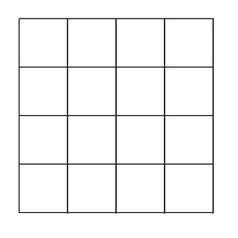
#> input picture standart.png, 238 x 238 px
$ jupyter execute secondEX.ipynb
#> lines starting #> are read from the running program, lines starting #| are printed output that depends on the picture
[cell 1]
import numpy as np
import cv2 as cv
import matplotlib.pyplot as plt

[cell 2]
def replace_color(img,
        old_color=(0, 0, 0), new_color=(255, 255, 255)):
    img[np.all(img == old_color, axis=-1)] = new_color

    return img

def plot_image(img):
    img = cv.cvtColor(img, cv.COLOR_BGR2RGB)

    plt.imshow(img)
    plt.axis('off')
    plt.show()
def doDistortion(basic_image, arr):
    rows, cols = basic_image.shape[:2]
    xi, yi = np.meshgrid(np.arange(cols), np.arange(rows))
    xmid = cols/2.0
    ymid = rows/2.0
    xi = xi - xmid
    yi = yi - ymid
    r, theta = cv.cartToPolar(xi/xmid, yi/ymid)
    start_degree = 3
    for i in arr:
        r += i * r ** (start_degree)
        start_degree+=2
    u, v = cv.polarToCart(r, theta)
    u = u * xmid + xmid
    v = v * ymid + ymid
    I_new = cv.remap(basic_image, u.astype(np.float32),
                        v.astype(np.float32), cv.INTER_LINEAR)
    return I_new

[cell 3]
basic_image = cv.imread('standart.png')
#> basic_image is the input picture: shape (238, 238, 3); min 9, max 255, mean 245.2
basic_image = replace_color(basic_image)
plot_image(basic_image)

[cell 4]
img_barrel = doDistortion(basic_image,[0.01, 0.12])
#> after the loop in doDistortion, `for i in arr:`:
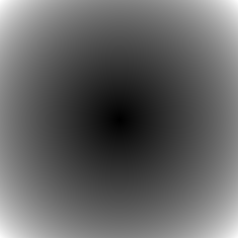
#> r: shape (238, 238) float64; min 0, max 2.19, mean 0.853; drawn with min black and max white
#> in doDistortion, `I_new = cv.remap(basic_image, u.astype(np.float32), v.astype(np.float3..`:
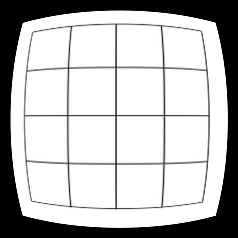
#> I_new: shape (238, 238, 3); min 0, max 255, mean 188.3
plot_image(img_barrel)

img_correct = doDistortion(img_barrel,[-0.015, -0.024, -0.032])
#> after the loop in doDistortion (call 2), `for i in arr:`:
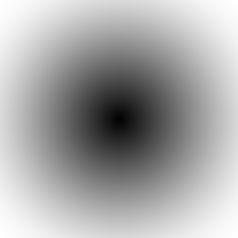
#> r: shape (238, 238) float64; min 0, max 1.1, mean 0.726; drawn with min black and max white
#> in doDistortion (call 2), `I_new = cv.remap(basic_image, u.astype(np.float32), v.astype(np.float3..`:
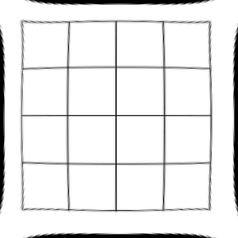
#> I_new: shape (238, 238, 3); min 0, max 255, mean 233.5
plot_image(img_correct)

[cell 5]
img_pillow = doDistortion(basic_image,[-0.003,-0.009,-0.012])
#> in doDistortion (call 3), `I_new = cv.remap(basic_image, u.astype(np.float32), v.astype(np.float3..`:
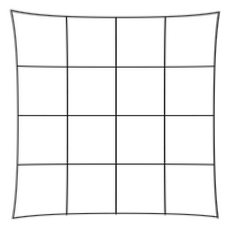
#> I_new: shape (238, 238, 3); min 11, max 255, mean 244.4
plot_image(img_pillow)

img_correct = doDistortion(basic_image, [0.01,0.02])
#> after the loop in doDistortion (call 4), `for i in arr:`:
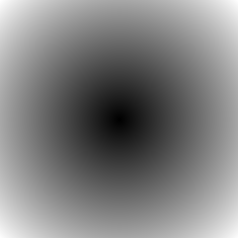
#> r: shape (238, 238) float64; min 0, max 1.57, mean 0.785; drawn with min black and max white
#> in doDistortion (call 4), `I_new = cv.remap(basic_image, u.astype(np.float32), v.astype(np.float3..`:
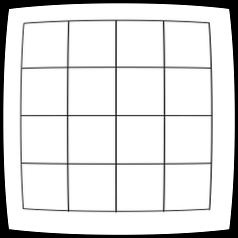
#> I_new: shape (238, 238, 3); min 0, max 255, mean 224.6
